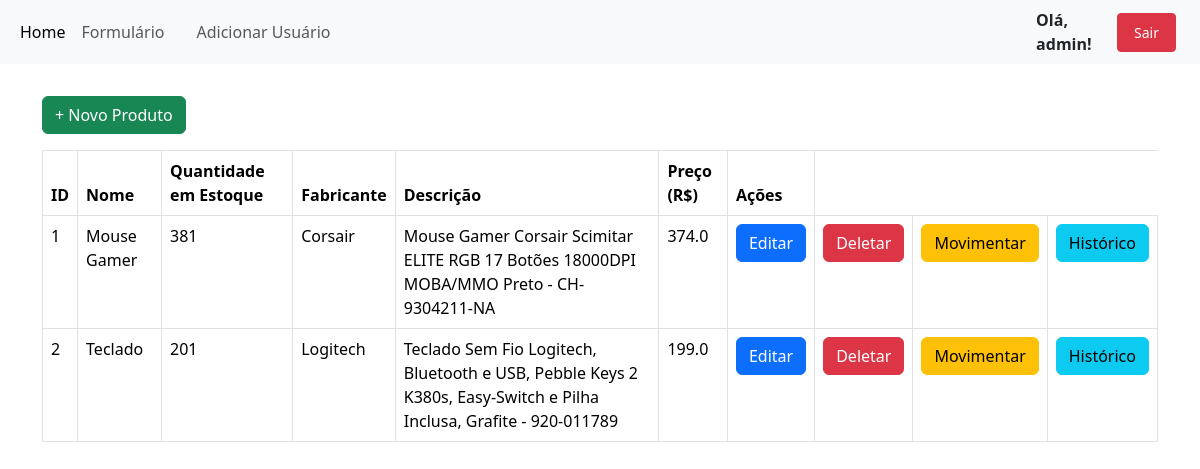
The page /index (signed in) on the database as committed earlier.
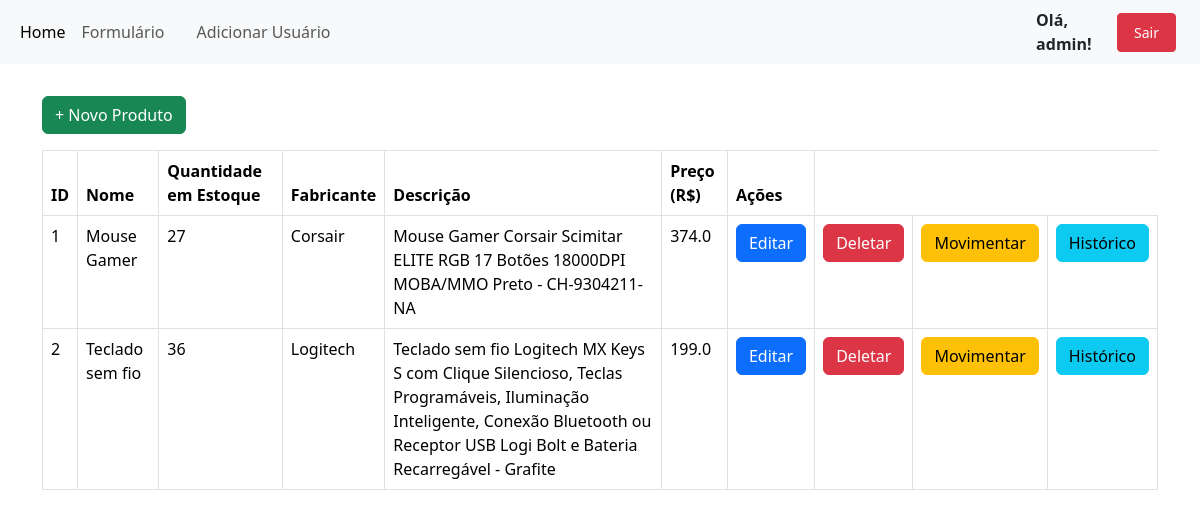
The same page on the database as committed later.
### tables this page shows
CREATE TABLE produtos (
                    ID INTEGER PRIMARY KEY AUTOINCREMENT,
                    NOME TEXT,
                    QUANTIDADE_ESTOQUE INTEGER,
                    FABRICANTE TEXT,
                    DESCRICAO TEXT,
                    PRECO REAL);

### routes/produto.py (the view)
@bp_produto.route("/")
@bp_produto.route("/index")
def index():
    if "user_id" not in session:
        flash("Você precisa fazer login para acessar essa página")
        return redirect(url_for("auth.login"))
    with sql.connect("form_db.db") as con:
        con.row_factory = sql.Row
        cur = con.cursor()
        cur.execute("SELECT * FROM produtos")
        data = cur.fetchall()
    quantidade_minima = 10
    return render_template("index.html", datas=data, quantidade_minima=quantidade_minima)

### templates/index.html (shortened to what this page needs)
{% extends 'layout.html' %}
{% block body %}
<p class="text-right"><a href="{{url_for('produto.add_produto')}}" class="btn btn-success">+ Novo Produto</a></p>
<table class="table table-bordered">
    <thead>
      <tr>
        <th scope="col">ID</th>
        <th scope="col">Nome</th>
        <th scope="col">Quantidade em Estoque</th>
        <th scope="col">Fabricante</th>
        <th scope="col">Descrição</th>
        <th scope="col">Preço (R$)</th>
        <th scope="col">Ações</th>
      </tr>
    </thead>
    <tbody>
        {% for row in datas %}
        <tr class="{% if row['QUANTIDADE_ESTOQUE'] <= quantidade_minima %} table-danger{% endif %}">
            <td>{{loop.index}}</td>
            <td>{{row.NOME}}</td>
            <td>{{row.QUANTIDADE_ESTOQUE}}</td>
            <td>{{row.FABRICANTE}}</td>
            <td>{{row.DESCRICAO}}</td>
            <td>{{row.PRECO}}</td>
            {% if session.get("user_tipo") == "admin" %}
              <td><a href="{{url_for('produto.edit_produto', id=row.ID)}}" class="btn btn-primary">Editar</a></td>
              <td><a href="{{url_for('produto.delete_produto', id=row.ID)}}" class="btn btn-danger" onclick="return confirm('Tem certeza que deseja apagar?')">Deletar</a></td>
            {% endif %}
            <td><a href="{{ url_for('produto.movimentar_produto', id=row.ID) }}" class="btn btn-warning">Movimentar</a></td>
            <td>
              <a href="{{ url_for('produto.historico_produto', id=row.ID) }}" class="btn btn-info">Histórico</a>
            </td>
        </tr>
      {% endfor %}
    </tbody>
  </table>
{% endblock %}

### templates/layout.html (shortened to what this page needs)
<!DOCTYPE html>
<html lang="en">
<head>
    <link href="https://cdn.jsdelivr.net/npm/bootstrap@5.3.3/dist/css/bootstrap.min.css" rel="stylesheet">
</head>
<body>
    <header>
      {% if request.endpoint != 'auth.login' %}
        <nav class="navbar navbar-expand-lg bg-body-tertiary">
            <div class="container-fluid">
              <div class="collapse navbar-collapse" id="navbarNavAltMarkup">
                <div class="navbar-nav">
                  <a class="nav-link active" aria-current="page" href="{{url_for('produto.index')}}">Home</a>
                  <a class="nav-link" href="{{url_for('produto.add_produto')}}">Formulário</a>
                  {% if session.get("user_tipo") == "admin" %}
                  <a class="nav-link btn btn-outline-primary ms-3" href="{{ url_for('usuario.adicionar_usuario') }}">
                      Adicionar Usuário
                  </a>
              {% endif %}
                </div>
              </div>
            </div>
          {% if session.user_name %}
          <div class="d-flex align-items-center">
              <span class="me-3 fw-bold">Olá, {{ session.user_name }}!</span>
              <a href="{{ url_for('auth.logout') }}" class="btn btn-danger btn-sm px-3 py-2 me-4">Sair</a>
          </div>
          {% endif %}
          </nav>
        {% endif %}
    </header>
    <div class="container pt-3">
        {% block body %}
        {% endblock %}
    </div>
</body>
</html>

Rows that differ between the two databases and show on the page:
changed produtos "Mouse Gamer": QUANTIDADE_ESTOQUE "381" → "27"
changed produtos "Logitech": NOME "Teclado" → "Teclado sem fio"; QUANTIDADE_ESTOQUE "201" → "36"; DESCRICAO "Teclado Sem Fio Logitech, Bluetooth e USB, Pebble Keys 2 K380s, Easy-Switch e Pilha Inclusa, Grafite - 920-011789" → "Teclado sem fio Logitech MX Keys S com Clique Silencioso, Teclas Programáveis, Iluminação Inteligente, Conexão Bluetooth ou Receptor USB Logi Bolt e Bateria Recarregável - Grafite"
